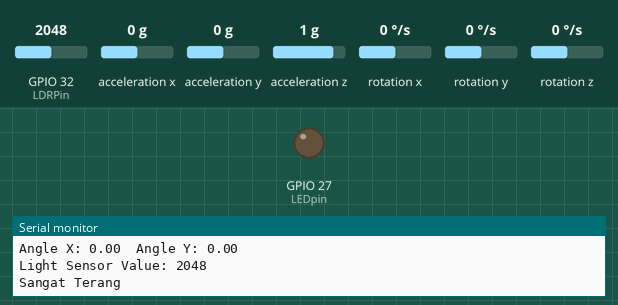
Recording of a sketch running on a simulated ESP32. Parts: output pins drawn as LEDs (lit = HIGH), the last lines printed to the serial monitor. The test bench sets the inputs (shaded band); at power-on: GPIO 32 (LDRPin) = 2048, acceleration x 0 g, acceleration y 0 g, acceleration z 1 g, rotation x 0 °/s, rotation y 0 °/s, rotation z 0 °/s.

Above: at 4.2 s.
4.3 s: GPIO 32 (LDRPin) set to 524
5.9 s: GPIO 32 (LDRPin) set to 452
At 6.4 s:
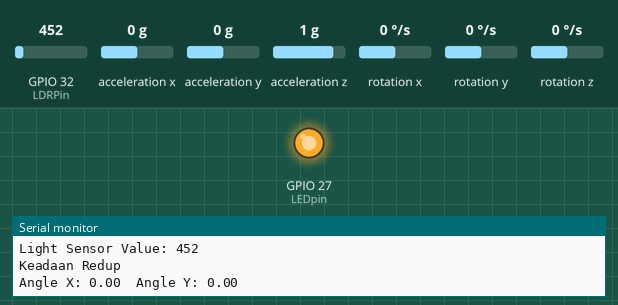
7.5 s: acceleration x set to -1.4 g
9.1 s: acceleration y set to -0.2 g
10.6 s: GPIO 32 (LDRPin) set to 540
At 11.9 s:
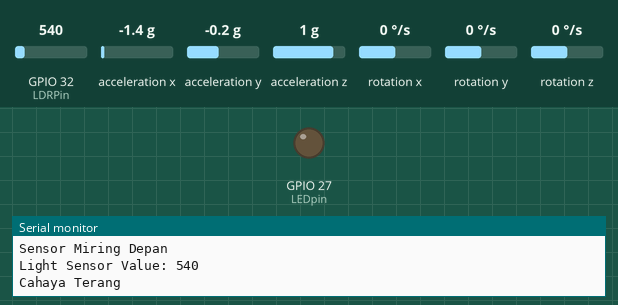
13.6 s: GPIO 32 (LDRPin) set to 460
At 14.2 s:
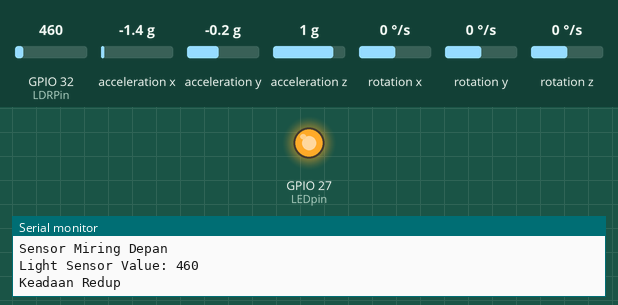
Timing chart, 0 to 16.2 s (numbered marks = the images above; inputs shaded):
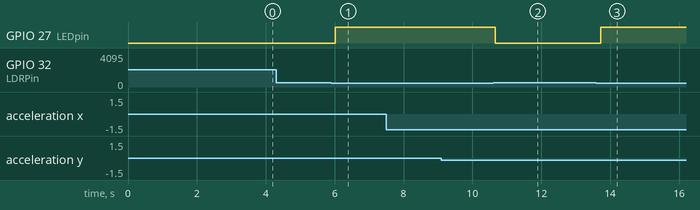

Measured:
- the behaviour switches between 501 and 500 on GPIO 32 (LDRPin) (found by bisection; images 0 and 1)
- after the input at 5.9 s, GPIO 27 (LEDpin): LOW → HIGH after 0.11 s
- after the input at 10.6 s, GPIO 27 (LEDpin): HIGH → LOW after 0.06 s
- after the input at 13.6 s, GPIO 27 (LEDpin): LOW → HIGH after 0.13 s

The sketch:

kegiatan1.ino
```cpp
// #include <Wire.h>
// #include <MPU6050_tockn.h>

// MPU6050 mpu6050(Wire);

// const int LDRPin = 32;
// const int LEDpin = 27;

// void analyzeLightSensor(int lightSensorValue) {
//   Serial.print("Light Sensor Value: ");
//   Serial.println(lightSensorValue);

//   if (lightSensorValue >= 0 && lightSensorValue <= 50) {
//     Serial.println("Keadaan Gelap");
//     digitalWrite(LEDpin, HIGH);  // Nyalakan LED
//   } else if (lightSensorValue > 50 && lightSensorValue <= 500) {
//     Serial.println("Keadaan Redup");
//     digitalWrite(LEDpin, HIGH);  // Nyalakan LED
//   } else if (lightSensorValue > 500 && lightSensorValue <= 2000) {
//     Serial.println("Cahaya Terang");
//     digitalWrite(LEDpin, LOW);  // Matikan LED
//   } else {
//     Serial.println("Sangat Terang");
//     digitalWrite(LEDpin, LOW);  // Matikan LED
//   }
// }

// void analyzeMPUSensor() {
//   mpu6050.update();
//   Serial.print("Angle X: ");
//   Serial.print(mpu6050.getAngleX());
//   Serial.print("\tAngle Y: ");
//   Serial.println(mpu6050.getAngleY());

//   if (mpu6050.getAngleX() > 10) {
//     Serial.println("Sensor Miring Kiri");
//   } else if (mpu6050.getAngleX() < -10) {
//     Serial.println("Sensor Miring Kanan");
//   } else if (mpu6050.getAngleY() > 10) {
//     Serial.println("Sensor Miring Depan");
//   } else if (mpu6050.getAngleY() < -10) {
//     Serial.println("Sensor Miring Belakang");
//   }
// }

// //
// void setup() {
//   Serial.begin(9600);
//   pinMode(LDRPin, INPUT);

//   // connectToWiFi();
//   pinMode(LEDpin, OUTPUT);
//   Wire.begin();
//   mpu6050.begin();
//   mpu6050.calcGyroOffsets();
// }

// void loop() {
//   int lightValue = analogRead(LDRPin);


//  analyzeLightSensor(lightValue);
//   analyzeMPUSensor();
//   // sendDataToServer(lightSensorValue);

//   // delay(1000);
// }

// #include <Wire.h>
// #include <MPU6050_tockn.h>
// #include <HTTPClient.h>
// #include <WiFi.h>

// MPU6050 mpu6050(Wire);

// const int LDRPin = 32;
// const int LEDpin = 27;
// const char* ssid = "lorem";
// const char* password = "test1234";
// const char* serverName = "https://piranti.natee.my.id/input";
// const char* apiKey = "iosdjfojdsojfojsdojfsd";


// void connectToWiFi() {
//   WiFi.begin(ssid, password);
//   while (WiFi.status() != WL_CONNECTED) {
//     delay(1000);
//     Serial.println("Connecting to WiFi....");
//   }
//   Serial.println("Connected to WiFi");
//   Serial.println("Local IP: " + WiFi.localIP().toString());
// }

// void analyzeLightSensor(int lightSensorValue) {
//   Serial.print("Light Sensor Value: ");
//   Serial.println(lightSensorValue);

//   if (lightSensorValue >= 0 && lightSensorValue <= 50) {
//     Serial.println("Keadaan Gelap");
//     digitalWrite(LEDpin, HIGH);  // Nyalakan LED
//   } else if (lightSensorValue > 50 && lightSensorValue <= 500) {
//     Serial.println("Keadaan Redup");
//     digitalWrite(LEDpin, HIGH);  // Nyalakan LED
//   } else if (lightSensorValue > 500 && lightSensorValue <= 2000) {
//     Serial.println("Cahaya Terang");
//     digitalWrite(LEDpin, LOW);  // Matikan LED
//   } else {
//     Serial.println("Sangat Terang");
//     digitalWrite(LEDpin, LOW);  // Matikan LED
//   }
// }

// void analyzeMPUSensor() {
//   mpu6050.update();
//   Serial.print("Angle X: ");
//   Serial.print(mpu6050.getAngleX());
//   Serial.print("\tAngle Y: ");
//   Serial.println(mpu6050.getAngleY());

//   if (mpu6050.getAngleX() > 10) {
//     Serial.println("Sensor Miring Kiri");
//   } else if (mpu6050.getAngleX() < -10) {
//     Serial.println("Sensor Miring Kanan");
//   } else if (mpu6050.getAngleY() > 10) {
//     Serial.println("Sensor Miring Depan");
//   } else if (mpu6050.getAngleY() < -10) {
//     Serial.println("Sensor Miring Belakang");
//   }
// }
// void sendDataToServer(int lightSensorValue) {
//   char url[256];
//   sprintf(url, "%s?apikey=%s&angkax=%f&angkay=%f&kemiringanx=%f&kemiringany=%f&sensor=%d",
//           serverName, apiKey, mpu6050.getAngleX(), mpu6050.getAngleY(), mpu6050.getAngleX(), mpu6050.getAngleY(), lightSensorValue);

//   HTTPClient http;
//   http.begin(url);
//   int httpResponseCode = http.GET();

//   if (httpResponseCode == 200) {
//     Serial.println("Data sent successfully!");
//   } else {
//     Serial.print("Error code: ");
//     Serial.println(httpResponseCode);
//   }

//   http.end();
// }

// void setup() {
//   Serial.begin(9600);
//   pinMode(LDRPin, INPUT);

//   connectToWiFi();
//   pinMode(LEDpin, OUTPUT);
//   Wire.begin();
//   mpu6050.begin();
//   mpu6050.calcGyroOffsets();
// }

// void loop() {
//   int lightValue = analogRead(LDRPin);
//   analyzeLightSensor(lightValue);
//   analyzeMPUSensor();
//   sendDataToServer(lightValue);
//   // delay(1000);
// }

#include <Wire.h>
#include <MPU6050_tockn.h>

MPU6050 mpu6050(Wire);

const int LDRPin = 32;
const int LEDpin = 27;

void analyzeLightSensor(int lightSensorValue) {
  Serial.print("Light Sensor Value: ");
  Serial.println(lightSensorValue);

  if (lightSensorValue >= 0 && lightSensorValue <= 50) {
    Serial.println("Keadaan Gelap");
    digitalWrite(LEDpin, HIGH);
  } else if (lightSensorValue > 50 && lightSensorValue <= 500) {
    Serial.println("Keadaan Redup");
    digitalWrite(LEDpin, HIGH);
  } else if (lightSensorValue > 500 && lightSensorValue <= 2000) {
    Serial.println("Cahaya Terang");
    digitalWrite(LEDpin, LOW);
  } else {
    Serial.println("Sangat Terang");
    digitalWrite(LEDpin, LOW);
  }
}

void analyzeMPUSensor() {
  mpu6050.update();
  Serial.print("Angle X: ");
  Serial.print(mpu6050.getAngleX());
  Serial.print("\tAngle Y: ");
  Serial.println(mpu6050.getAngleY());

  if (mpu6050.getAngleX() > 10) {
    Serial.println("Sensor Miring Kiri");
  } else if (mpu6050.getAngleX() < -10) {
    Serial.println("Sensor Miring Kanan");
  } else if (mpu6050.getAngleY() > 10) {
    Serial.println("Sensor Miring Depan");
  } else if (mpu6050.getAngleY() < -10) {
    Serial.println("Sensor Miring Belakang");
  }
}

void setup() {
  Serial.begin(9600);
  pinMode(LDRPin, INPUT);

  pinMode(LEDpin, OUTPUT);
  Wire.begin();
  mpu6050.begin();
  mpu6050.calcGyroOffsets();
}

void loop() {
  int lightValue = analogRead(LDRPin);

  analyzeLightSensor(lightValue);
  analyzeMPUSensor();
}
```
